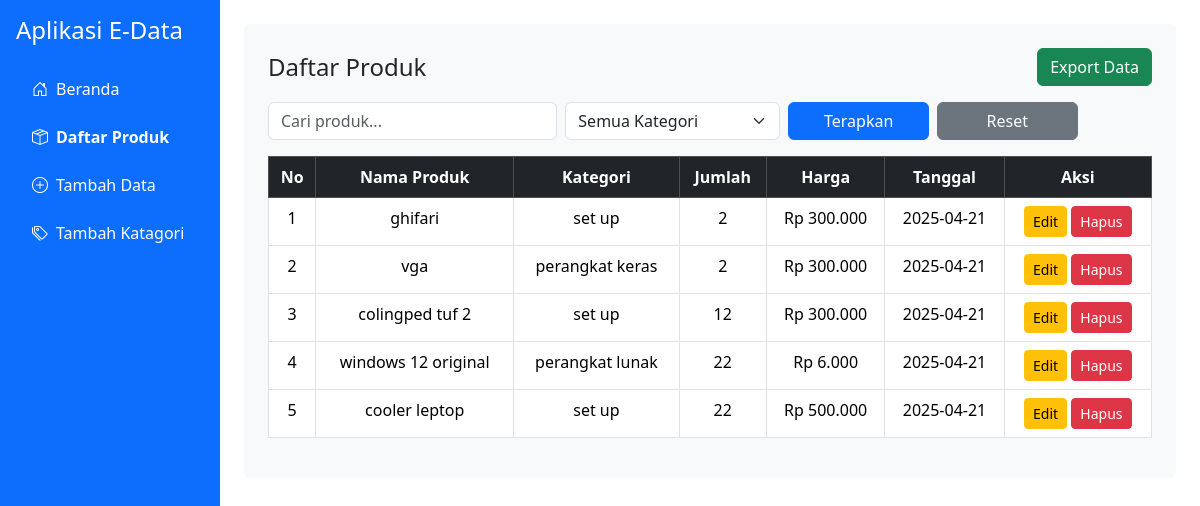
The page / on the database its author committed.
### tables this page shows
CREATE TABLE `tabel_barang` (
  `id` int(55) NOT NULL,
  `nama_barang` varchar(55) NOT NULL,
  `katagori` varchar(55) NOT NULL,
  `jumlah` int(55) NOT NULL,
  `harga` decimal(55,0) NOT NULL,
  `tanggal` date NOT NULL
);

### function.php (called while the page is built, shortened)
<?php
function ambil_barang_list($conn, $filter_kategori = '', $search_keyword = '', $start = 0, $limit = 10) {
    $sql = "SELECT * FROM tabel_barang WHERE 1";
    $sql .= " ORDER BY id DESC LIMIT $start, $limit";
    return mysqli_query($conn, $sql);
}
?>

### index.php (the view, shortened to what this page needs)
<?php
include 'conn.php';
include 'function.php';
$filter_kategori = $_GET['kategori'] ?? '';
$search_keyword  = $_GET['search'] ?? '';
$limit = 5;
$page  = isset($_GET['page']) ? (int)$_GET['page'] : 1;
$start = ($page - 1) * $limit;
$data          = ambil_barang_list($conn, $filter_kategori, $search_keyword, $start, $limit);
?>
<!DOCTYPE html>
<html lang="id">
<head>
    <link href="https://cdn.jsdelivr.net/npm/bootstrap@5.3.2/dist/css/bootstrap.min.css" rel="stylesheet">
    <link href="https://cdn.jsdelivr.net/npm/bootstrap-icons@1.10.5/font/bootstrap-icons.css" rel="stylesheet">
</head>
<body>
    <div class="d-flex">
        <div class="bg-primary text-white p-3 vh-100 position-fixed no-print" style="width: 220px;">
            <h4 class="mb-4">Aplikasi E-Data</h4>
            <ul class="nav flex-column">
            <li class="nav-item mb-2">
                    <a class="nav-link text-white d-flex align-items-center <?php echo basename($_SERVER['PHP_SELF']) == 'beranda.php' ? 'active fw-bold' : ''; ?>" href="beranda.php">
                        <i class="bi bi-house-door me-2"></i> Beranda
                    </a>
                </li>
                <li class="nav-item mb-2">
                    <a class="nav-link text-white d-flex align-items-center <?php echo basename($_SERVER['PHP_SELF']) == 'index.php' ? 'active fw-bold' : ''; ?>" href="index.php">
                        <i class="bi bi-box-seam me-2"></i> Daftar Produk
                    </a>
                </li>
                <li class="nav-item mb-2">
                    <a class="nav-link text-white d-flex align-items-center <?php echo basename($_SERVER['PHP_SELF']) == 'tambah.php' ? 'active fw-bold' : ''; ?>" href="tambah.php">
                        <i class="bi bi-plus-circle me-2"></i> Tambah Data
                    </a>
                </li>
                <li class="nav-item mb-2">
                    <a class="nav-link text-white d-flex align-items-center <?php echo basename($_SERVER['PHP_SELF']) == 'katagori.php' ? 'active fw-bold' : ''; ?>" href="katagori.php">
                        <i class="bi bi-tags me-2"></i> Tambah Katagori
                    </a>
                </li>
            </ul>
        </div>
        <div class="flex-grow-1 " style="margin-left: 220px;">
            <div class="container-fluid pt-4 px-4 ">
                <div class="bg-light rounded p-4">
                    <div class="d-flex justify-content-between align-items-center mb-3">
                        <h4 class="mb-0">Daftar Produk</h4>
                        <button onclick="window.print()" class="btn btn-success no-print"><i class="bi bi-file-earmark-arrow-down-fil mb-2"></i>Export Data</button>
                    </div>
                    <form method="GET" class="row g-2 mb-3 no-print">
                        <div class="col-md-4">
                            <input type="text" name="search" class="form-control" placeholder="Cari produk..." value="<?php echo htmlspecialchars($search_keyword); ?>">
                        </div>
                        <div class="col-md-3">
                            <select name="kategori" class="form-select">
                                <option value="">Semua Kategori</option>
                            </select>
                        </div>
                        <div class="col-md-2">
                            <button type="submit" class="btn btn-primary w-100">Terapkan</button>
                        </div>
                        <div class="col-md-2">
                            <a href="index.php" class="btn btn-secondary w-100">Reset</a>
                        </div>
                    </form>
                    <div class="table-responsive">
                        <table class="table table-bordered table-hover text-center">
                            <thead class="table-dark">
                                <tr>
                                    <th>No</th>
                                    <th>Nama Produk</th>
                                    <th>Kategori</th>
                                    <th>Jumlah</th>
                                    <th>Harga</th>
                                    <th>Tanggal</th>
                                    <th class="no-print">Aksi</th>
                                </tr>
                            </thead>
                            <tbody>
                                <?php
                                $no = $start + 1;
                                if (mysqli_num_rows($data) > 0) :
                                    while ($row = mysqli_fetch_assoc($data)) :
                                ?>
                                        <tr>
                                            <td><?php echo $no++; ?></td>
                                            <td><?php echo htmlspecialchars($row['nama_barang']); ?></td>
                                            <td><?php echo htmlspecialchars($row['katagori']); ?></td>
                                            <td><?php echo htmlspecialchars($row['jumlah']); ?></td>
                                            <td>Rp <?php echo number_format($row['harga'], 0, ',', '.'); ?></td>
                                            <td><?php echo htmlspecialchars($row['tanggal']); ?></td>
                                            <td class="no-print">
                                                <a href="edit.php?op=edit&id=<?php echo $row['id']; ?>" class="btn btn-warning btn-sm">Edit</a>
                                                <a href="delete.php?id=<?php echo $row['id']; ?>" onclick="return confirm('Yakin ingin menghapus data ini?')" class="btn btn-danger btn-sm">Hapus</a>
                                            </td>
                                        </tr>
                                    <?php
                                    endwhile;
                                else :
                                    ?>
                                    <tr>
                                        <td colspan="7">Data tidak ditemukan.</td>
                                    </tr>
                                <?php endif; ?>
                            </tbody>
                        </table>
                    </div>
                </div>
            </div>
        </div>
    </div>
</body>
</html>

### index.php (style rules this page uses)
body { overflow-x: hidden; }

### rows shown on the page
tabel_barang: nama_barang "ghifari", katagori "set up", jumlah "2", harga "300.000", tanggal "2025-04-21"
tabel_barang: nama_barang "vga", katagori "perangkat keras", jumlah "2", harga "300.000", tanggal "2025-04-21"
tabel_barang: nama_barang "colingped tuf 2", katagori "set up", jumlah "12", harga "300.000", tanggal "2025-04-21"
tabel_barang: nama_barang "windows 12 original", katagori "perangkat lunak", jumlah "22", harga "6.000", tanggal "2025-04-21"
tabel_barang: nama_barang "cooler leptop", katagori "set up", jumlah "22", harga "500.000", tanggal "2025-04-21"
